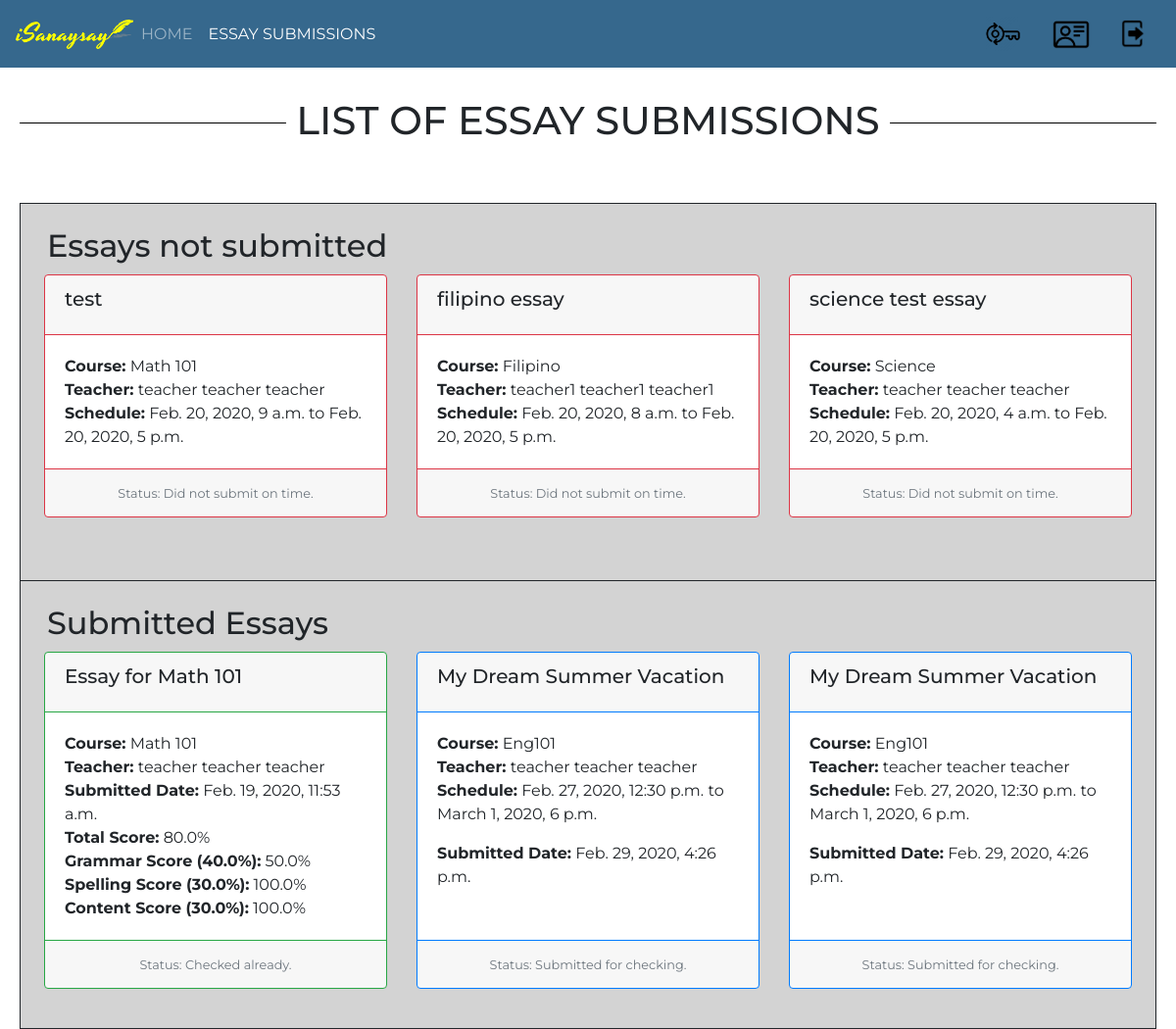
Screenshot of /isanaysay/view_essay_submissions (signed in) with the database file from the repository.
### users/models.py (models this page shows, shortened)
class Essay(models.Model):
    course = models.ForeignKey(Course, verbose_name="Course", on_delete = models.CASCADE)
    name = models.CharField(verbose_name="Essay Name", max_length=300)
    essay_description = models.CharField(verbose_name="Essay Description", max_length=1500)
    essay_code = models.CharField(verbose_name="Essay Code", max_length=100)
    maximum_length = models.IntegerField(verbose_name="Maximum Length")
    start_date_time = models.DateTimeField(verbose_name="Essay Start Date and Time")
    end_date_time = models.DateTimeField(verbose_name="Essay End Date and Time")
    criteria_no_1 = models.FloatField(verbose_name="Grammar",default=0)
    criteria_no_2 = models.FloatField(verbose_name="Spelling",default=0)
    criteria_no_3 = models.FloatField(verbose_name="Content",default=0)
    words = models.CharField(verbose_name="Words",max_length=10000,default="")
    def is_past_due(self):
        date_today = datetime.datetime.now().replace(tzinfo=utc)
        essay_end_date = self.end_date_time.replace(tzinfo=utc)
        return date_today > essay_end_date
    def is_ongoing(self):
        date_today = datetime.datetime.now().replace(tzinfo=utc)
        essay_end_date = self.end_date_time.replace(tzinfo=utc)
        essay_start_date = self.start_date_time.replace(tzinfo=utc)
        return date_today > essay_start_date and date_today < essay_end_date

class Course(models.Model):
    pass
    semester_Choices = (
        ('A', 'First Semester'),
        ('B', 'Second Semester'),
        ('C', 'Summer'),
    )
    shoolYear_Choices = (
        ('1', '2019-2020'),
        ('2', '2020-2021'),
        ('3', '2021-2022'),
    )
    name = models.CharField(verbose_name="Course Name", max_length=128)
    course_code = models.CharField(verbose_name="Course Code", max_length=128)
    course_description = models.CharField(verbose_name="Course Description", max_length=500)
    course_detail = models.CharField(verbose_name="Course Detail", max_length=100)
    course_unit = models.IntegerField(verbose_name="Course Units", default=3)
    course_semester = models.CharField(max_length=1,choices=semester_Choices, default='A', verbose_name="Semester")
    course_school_year = models.CharField(max_length=1,choices=shoolYear_Choices, default='20', verbose_name="School Year")
    start_date = models.DateField(verbose_name="Course Start Date")
    end_date = models.DateField(verbose_name="Course End Date")
    students = models.ManyToManyField(CustomUser, related_name='students_enrolled')
    teacher = models.ForeignKey(CustomUser, verbose_name="Teacher", on_delete = models.CASCADE)

class CustomUser(AbstractUser):
    pass
    isStudent_Choices = (
        ('S', 'Student'),
        ('T', 'Teacher'),
    )
    first_name = models.CharField(verbose_name="First Name", max_length=100, default="")
    middle_name = models.CharField(verbose_name="Middle Name", max_length=100, default="")
    last_name = models.CharField(verbose_name="Last Name", max_length=100, default="")
    email_address = models.CharField(verbose_name="Email Address", max_length=100, default="some@email.com")
    id_number = models.CharField(verbose_name="ID Number", max_length=50, default="")
    isStudent = models.CharField(max_length=1,choices=isStudent_Choices, default='S', verbose_name="Student or Teacher")
    def __str__(self):
        return self.first_name + " " + self.middle_name + " " + self.last_name

class EssaySubmission(models.Model):
    pass
    isChecked_Choices = (
        ('Y', 'Yes'),
        ('N', 'No'),
    )
    essay = models.ForeignKey(Essay, verbose_name="Essay", on_delete = models.CASCADE)
    student = models.ForeignKey(CustomUser, verbose_name="Student", on_delete = models.CASCADE)
    content = models.CharField(verbose_name="Essay Content", max_length=3000)
    isChecked = models.CharField(max_length=1,choices=isChecked_Choices, default='N', verbose_name="Checked or Not Checked")
    submitted_date = models.DateTimeField(verbose_name="Essay Submission Date", auto_now_add=True)
    checked_date = models.DateTimeField(verbose_name="Essay Checked Date", auto_now_add=True)
    grammar_score = models.FloatField(verbose_name="Grammar Score", default=0)
    spelling_score = models.FloatField(verbose_name="Spelling Score", default=0)
    content_score = models.FloatField(verbose_name="Content Score", default=0)
    def checked_submission(self):
        if self.isChecked == 'N':
            return False
        return True
    def get_total_score(self):
        return (self.grammar_score  * self.essay.criteria_no_1 / 100) + (self.spelling_score * self.essay.criteria_no_2 / 100 ) + (self.content_score * self.essay.criteria_no_3 / 100 )

### users/views.py (the view)
def view_essay_submissions(request):
    if request.user.is_authenticated:
        template = "list_essay_submission.html"
        user_id = request.user.id
        print(user_id)
        essays = Essay.objects.select_related('course')
        essay_submissions = EssaySubmission.objects.select_related('student','essay').filter(student__id=user_id)
        courses = Course.objects.all()
        for essay in essays:
            present = False
            for s in essay.course.students.all():
                if s.id == user_id:
                    present = True
                    break
            if not present:
                essays = essays.exclude(id=essay.id)
        for essay in essays:
            present = False
            for es in essay_submissions:
                if essay.id == es.essay.id:
                    present = True
                    break
            if present:
                essays = essays.exclude(id=essay.id)
        date_today = datetime.datetime.now().replace(tzinfo=utc)
        context = {
            'essays': essays,
            'courses': courses,
            'essay_submissions': essay_submissions,
            'date_today': date_today,
        }
        return render(request, template, context)
    else:
        return HttpResponseRedirect(reverse_lazy('index'))

### templates/list_essay_submission.html (shortened to what this page needs)
{% extends 'base.html' %}
{% block content %}
	<div id="parent"><div id="child"><br/><br/><br/>
		<h1><span> LIST OF ESSAY SUBMISSIONS </span></h1><br/>
    <div style="
    background-color: lightgray;
    border: 1px solid;
    max-width: 1170px;
    margin-top: 37px;
    margin-left: auto;
    margin-right: auto;
"><br>
    <h2 style="
    float: left;
    margin-left: 27px;
">Essays not submitted</h2><br/><br/>
    <div style="width:100%">
    <div class="card-deck" style="display:inline-flex">
				{% for essay in essays %}
        {% if essay.is_ongoing %}
  <div class="card border-warning mb-3" style="max-width:350px;">
      <div class="card-header border-warning" ><a style="float:left;" href="{% url 'add-essay-submission' essay.id %}"><h5 class="card-title">{{ essay.name }}</h5> </a></div>
    <div class="card-body">
      <p class="card-text" style="float:left;margin-bottom:0px;"><b>Course:</b> {{ essay.course.name }}</p><br/>
      <p class="card-text" style="float:left;margin-bottom:0px;"><b>Teacher:</b> {{ essay.course.teacher }}</p><br/>
      <p class="card-text" style="float:left; text-align: left;"><b>Schedule:</b> {{ essay.start_date_time }} to {{ essay.end_date_time }}</p>
    </div>
    <div class="card-footer border-warning">
      <small class="text-muted">Status: Ongoing.</small>
    </div>
  </div>
        {% elif essay.is_past_due %}
  <div class="card border-danger mb-3" style="max-width:350px;">
      <div class="card-header border-danger" ><div style="float:left;" ><h5 class="card-title">{{ essay.name }}</h5> </div></div>
    <div class="card-body">
      <p class="card-text" style="float:left;margin-bottom:0px;"><b>Course:</b> {{ essay.course.name }}</p><br/>
      <p class="card-text" style="float:left;margin-bottom:0px;"><b>Teacher:</b> {{ essay.course.teacher }}</p><br/>
      <p class="card-text" style="float:left; text-align: left;"><b>Schedule:</b> {{ essay.start_date_time }} to {{ essay.end_date_time }}</p>
    </div>
    <div class="card-footer border-danger">
      <small class="text-muted">Status: Did not submit on time.</small>
    </div>
  </div>
        {% endif %}
        {% if forloop.counter|divisibleby:"3" %}
      </div></div>
    <div style="width:100%"><div class="card-deck" style="display:inline-flex">
        {% endif %}
        {% if forloop.counter|divisibleby:"3" %}
      </div> </div><div style="width:100%"><div class="card-deck" style="display:inline-flex">
        {% endif %}
        {% empty %}
        <h5> No ongoing essays yet. </h5>
  {% endfor %}
</div></div>
</div>
<div style="
    background-color: lightgray;
    border: 1px solid;
    max-width: 1170px;
    border-top: 0;
    margin-left: auto;
    margin-right: auto;
"><br>
    <h2 style="
    float: left;
    margin-left: 27px;
">Submitted Essays</h2><br/><br/>
    <div style="width:100%">
    <div class="card-deck" style="display:inline-flex; clear:both;">
    {% for essay_submission in essay_submissions %}
        {% if not essay_submission.checked_submission %}
  <div class="card border-primary mb-3" style="max-width:350px;">
      <div class="card-header border-primary" ><div style="float:left;" ><h5 class="card-title">{{ essay_submission.essay.name }}</h5> </div></div>
    <div class="card-body">
      <p class="card-text" style="float:left;margin-bottom:0px;"><b>Course:</b> {{ essay_submission.essay.course.name }}</p><br/>
      <p class="card-text" style="float:left;margin-bottom:0px;"><b>Teacher:</b> {{ essay_submission.essay.course.teacher }}</p><br/>
      <p class="card-text" style="float:left; text-align: left;"><b>Schedule:</b> {{ essay_submission.essay.start_date_time }} to {{ essay_submission.essay.end_date_time }}</p>
      <p class="card-text" style="float:left; margin-bottom:0px;text-align: left;"><b>Submitted Date:</b> {{ essay_submission.submitted_date }}</p>
    </div>
    <div class="card-footer border-primary">
      <small class="text-muted">Status: Submitted for checking.</small>
    </div>
  </div>
        {% else %}
  <div class="card border-success mb-3" style="max-width:350px;">
      <div class="card-header border-success" ><div style="float:left;" ><h5 class="card-title">{{ essay_submission.essay.name }}</h5> </div></div>
    <div class="card-body">
      <p class="card-text" style="float:left;margin-bottom:0px;"><b>Course:</b> {{ essay_submission.essay.course.name }}</p><br/>
      <p class="card-text" style="float:left;margin-bottom:0px;"><b>Teacher:</b> {{ essay_submission.essay.course.teacher }}</p><br/>
      <p class="card-text" style="float:left; margin-bottom:0px;text-align: left; clear:both;"><b>Submitted Date:</b> {{ essay_submission.submitted_date }}</p><br/><br/>
      <p class="card-text" style="float:left; margin-bottom:0px;text-align: left;"><b>Total Score:</b> {{ essay_submission.get_total_score }}%</p>
      <p class="card-text" style="float:left; margin-bottom:0px;text-align: left;"><b>Grammar Score ({{essay_submission.essay.criteria_no_1}}%):</b> {{ essay_submission.grammar_score }}%</p>
      <p class="card-text" style="float:left; margin-bottom:0px;text-align: left;"><b>Spelling Score ({{essay_submission.essay.criteria_no_2}}%):</b> {{ essay_submission.spelling_score }}%</p>
      <p class="card-text" style="float:left; margin-bottom:0px;text-align: left;"><b>Content Score ({{essay_submission.essay.criteria_no_3}}%):</b> {{ essay_submission.content_score }}%</p>
    </div>
    <div class="card-footer border-success">
      <small class="text-muted">Status: Checked already.</small>
    </div>
  </div>
        {% endif %}
        {% if forloop.counter|divisibleby:"3" %}
      </div> </div><div style="width:100%"><div class="card-deck" style="display:inline-flex">
        {% endif %}
        {% empty %}
        <h5> No essay submitted yet. </h5>
        {% endfor %}
</div></div>
</div>
</div>
	</div></div>
{% endblock %}

### templates/base.html (style rules this page uses)
h1 { width: 100%; text-align: center; border-bottom: 1px solid #000; line-height: 0.1em; margin: 10px 0 20px; }
h1 span { background:#fff; padding:0 10px; }
body { font-family: 'Montserrat'; }
#parent { display: table; width: 100%; }
#child { display: table-cell; text-align: center; vertical-align: middle; padding-left:20px; padding-right:20px; }

### rows the page displays
Essay: name "test", course.name "Math 101", course.teacher "teacher teacher teacher", start_date_time "Feb. 20, 2020, 9 a.m.", end_date_time "Feb. 20, 2020, 5 p.m."
Essay: name "filipino essay", course.name "Filipino", course.teacher "teacher1 teacher1 teacher1", start_date_time "Feb. 20, 2020, 8 a.m.", end_date_time "Feb. 20, 2020, 5 p.m."
Essay: name "science test essay", course.name "Science", course.teacher "teacher teacher teacher", start_date_time "Feb. 20, 2020, 4 a.m.", end_date_time "Feb. 20, 2020, 5 p.m."
EssaySubmission: essay.name "Essay for Math 101", essay.course.name "Math 101", essay.course.teacher "teacher teacher teacher", submitted_date "Feb. 19, 2020, 11:53 a.m.", get_total_score "80.0", essay.criteria_no_1 "40.0", grammar_score "50.0", essay.criteria_no_2 "30.0", spelling_score "100.0", essay.criteria_no_3 "30.0", content_score "100.0"
EssaySubmission: essay.name "My Dream Summer Vacation", essay.course.name "Eng101", essay.course.teacher "teacher teacher teacher", essay.start_date_time "Feb. 27, 2020, 12:30 p.m.", essay.end_date_time "March 1, 2020, 6 p.m.", submitted_date "Feb. 29, 2020, 4:26 p.m."
EssaySubmission: essay.name "My Dream Summer Vacation", essay.course.name "Eng101", essay.course.teacher "teacher teacher teacher", essay.start_date_time "Feb. 27, 2020, 12:30 p.m.", essay.end_date_time "March 1, 2020, 6 p.m.", submitted_date "Feb. 29, 2020, 4:26 p.m."
